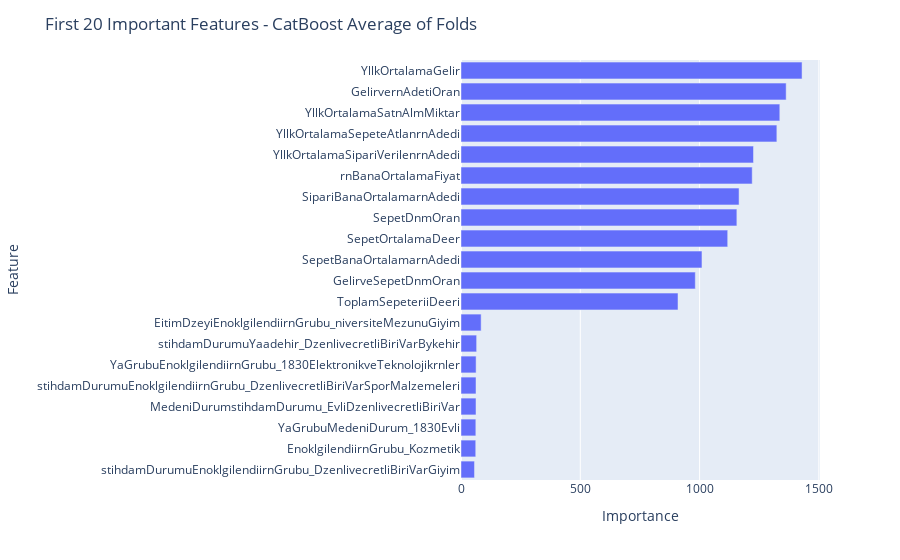

Notebook cell for this chart:
### Code cell
from sklearn.model_selection import KFold
from catboost import CatBoostClassifier
import lightgbm as lgb
from sklearn.ensemble import RandomForestClassifier
from sklearn.metrics import f1_score, roc_auc_score, average_precision_score, recall_score, precision_score, accuracy_score
import re




y = tr["Öbek İsmi"]
X = tr.drop(columns=["Öbek İsmi"])
X = X.rename(columns = lambda x:re.sub('[^A-Za-z0-9_]+', '', x))

auc_errs = []
ap_errs = []
prec_errs = []
recall_errs = []
f1_errs = []
acc_scores = []

models = []

kf = KFold(n_splits=10)

for split_train, split_val in list(kf.split(X)):
    
    split_train = X.index[split_train]
    split_val = X.index[split_val]
    
    X_train, y_train = X.loc[split_train], y.loc[split_train]
    X_val, y_val = X.loc[split_val], y.loc[split_val]
    print("Train shape:", X_train.shape, "|", "Val Shape:", X_val.shape)
    print("Positive Count in Val Split:", y_val.sum())

    model = lgb.LGBMClassifier()
    
    model.fit(X_train, y_train, eval_set=[(X_val, y_val), (X_train, y_train)], early_stopping_rounds=100, verbose=200)
    
    preds = model.predict(X_val)
    pred_probas = model.predict_proba(X_val)[:,1]

    print("Positive Count in Predictions:", preds.sum())
    
    acc = accuracy_score(y_val, preds)
    print("Accuracy: ", acc)
    acc_scores.append(acc)
    
    f1_err = f1_score(y_val, preds, average='macro')
    print("Fold F1: ", f1_err)
    f1_errs.append(f1_err)

    prec_err = precision_score(y_val, preds, average='macro')
    print("Fold Precision: ", prec_err)
    prec_errs.append(prec_err)

    recall_err = recall_score(y_val, preds, average='macro')
    print("Fold Recall: ", recall_err)
    recall_errs.append(recall_err)
    
    models.append(model)
    
    print("\n", "*"*70, "\n")

import plotly.express as px
importance = [model.feature_importances_ for model in models]

f_importance = pd.concat([pd.Series(X.columns.to_list(),name='Feature'),
                        pd.Series(np.mean(importance,axis=0),name="Importance")],
                        axis=1).sort_values(by='Importance',
                                            ascending=True)

fig = px.bar(f_importance.tail(20),x='Importance',y='Feature')
fig.update_layout(
    title_text="First 20 Important Features - CatBoost Average of Folds"
)
fig.show()

### Figure 1 — Plotly figure (JSON) as saved in the notebook; plotly's stock layout.template omitted (floating-point values rounded to 4 significant figures)
{"data": [{"alignmentgroup": "True", "hovertemplate": "Importance=%{x}<br>Feature=%{y}<extra></extra>", "legendgroup": "", "marker": {"color": "#636efa", "pattern": {"shape": ""}}, "name": "", "offsetgroup": "", "orientation": "h", "showlegend": false, "textposition": "auto", "type": "bar", "x": [56.5, 61.8, 62.2, 62.9, 63, 63.3, 65.5, 84.4, 909.6, 982.1, 1010, 1118.0, 1156.0, 1166.0, 1221.0, 1226, 1324.0, 1336.0, 1363.0, 1430.0], "xaxis": "x", "y": ["stihdamDurumuEnoklgilendiirnGrubu_DzenlivecretliBiriVarGiyim", "EnoklgilendiirnGrubu_Kozmetik", "YaGrubuMedeniDurum_1830Evli", "MedeniDurumstihdamDurumu_EvliDzenlivecretliBiriVar", "stihdamDurumuEnoklgilendiirnGrubu_DzenlivecretliBiriVarSporMalzemeleri", "YaGrubuEnoklgilendiirnGrubu_1830ElektronikveTeknolojikrnler", "stihdamDurumuYaadehir_DzenlivecretliBiriVarBykehir", "EitimDzeyiEnoklgilendiirnGrubu_niversiteMezunuGiyim", "ToplamSepeteriiDeeri", "GelirveSepetDnmOran", "SepetBanaOrtalamarnAdedi", "SepetOrtalamaDeer", "SepetDnmOran", "SipariBanaOrtalamarnAdedi", "rnBanaOrtalamaFiyat", "YllkOrtalamaSipariVerilenrnAdedi", "YllkOrtalamaSepeteAtlanrnAdedi", "YllkOrtalamaSatnAlmMiktar", "GelirvernAdetiOran", "YllkOrtalamaGelir"], "yaxis": "y"}], "layout": {"barmode": "relative", "legend": {"tracegroupgap": 0}, "margin": {"t": 60}, "title": {"text": "First 20 Important Features - CatBoost Average of Folds"}, "xaxis": {"anchor": "y", "domain": [0, 1], "title": {"text": "Importance"}}, "yaxis": {"anchor": "x", "domain": [0, 1], "title": {"text": "Feature"}}}}
